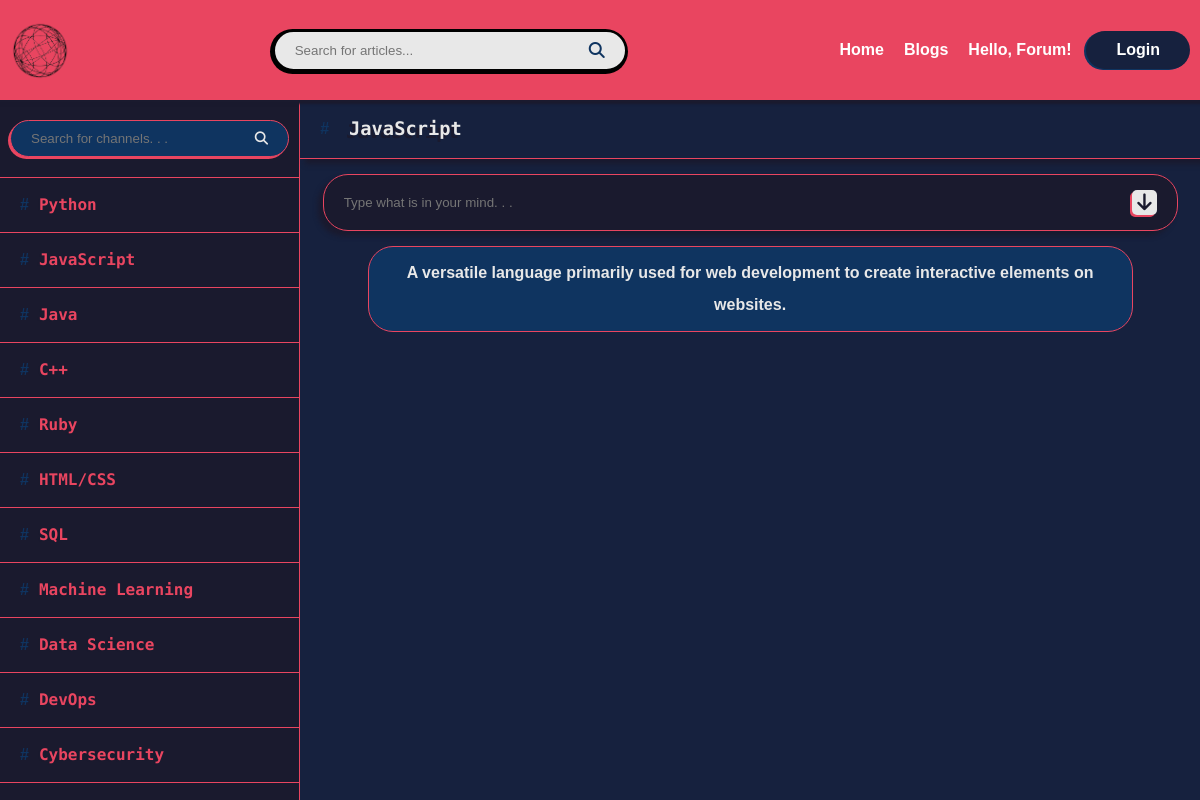
/hello_forum/channel/2/, run on the app's committed database.
### Forum/models.py (models this page shows)
class Channel(models.Model):
    name = models.CharField(max_length=100)
    description = models.TextField(blank=True)
    def __str__(self):
        return self.name

### Forum/views.py (the view, shortened to what this page needs)
# urls.py: path('channel/<int:id>/', views.channel_page, name='channel_page'),
def channel_page(request, id):
    channels = Channel.objects.all()
    current_channel = Channel.objects.get(id=id)
    posts = Post.objects.filter(channel=current_channel)[::-1]
    results = []
    if request.method == 'POST':
        query = request.POST.get('search-channel', '')
        for channel in channels:
            print(channel.name)
            if query.lower() in channel.name.lower():
                results.append(channel)
        context = {
            'current_channel': current_channel,
            'channels': results,
            'posts': posts,
        }
    else:
        context = {
            'current_channel': current_channel,
            'channels': channels,
            'posts': posts,
        }
    return render(request, 'Forum/channel_page.html', context)

### templates/Forum/channel_page.html (shortened to what this page needs)
{% extends 'layout.html' %}  {% block content %}
<div class="content">
  <aside>
    <ul>
      <li class="search">
        <form
          method="POST"
        >
          <input
            type="text"
            name="search-channel"
            placeholder="Search for channels. . ."
          />
          <button value="submit">
            <i class="fa-solid fa-magnifying-glass"></i>
          </button>
        </form>
      </li>
      {% for channel in channels %}
      <li>
        <a href="{% url 'channel_page' channel.id %}">
          <span>#</span>
          <h4>{{channel.name}}</h4>
        </a>
      </li>
      {% endfor %}
    </ul>
  </aside>
  <div class="channel">
    <header class="channel_head">
      <span>#</span>
      <h3>{{current_channel}}</h3>
    </header>
    <div class="post-log">
      <form method="POST" action="{% url 'add_post' current_channel.id %}">
        <div class="input">
          <input
            type="text"
            name="post-content"
            placeholder="Type what is in your mind. . ."
          />
          <button value="submit">
            <i class="fa-solid fa-arrow-down"></i>
          </button>
        </div>
      </form>
      <div class="description">{{current_channel.description}}</div>
    </div>
  </div>
</div>
{% endblock %}

### static/css/styles.css (style rules this page uses)
:root { --main-color: #1a1a2e; --second-color: #16213e; --third-color: #0f3460; --header-color: #e94560; --text-color: #e8e8e8; }
* { margin: 0; padding: 0; box-sizing: border-box; scroll-behavior: smooth; }
body { background-color: var(--second-color); color: var(--text-color); font-family: Arial, sans-serif; }
ul { list-style: none; }
a { text-decoration: none; }
h1, h2, h3, h4, h5, h6 { color: var(--header-color); text-shadow: -3px 3px 0 var(--main-color); width: fit-content; font-family: "Fira Code", monospace; line-height: 1.5; }
header { width: 100%; background-color: var(--header-color); box-shadow: 0 2px 2px 2px var(--main-color); height: 100px; overflow: hidden; transition-duration: 0.5s; position: absolute; top: 0; left: 0; z-index: 103; }

### templates/Forum/channel_page.html (style rules this page uses)
.content { margin-top: 100px; height: calc(100vh - 100px); display: flex; }
aside { background-color: var(--main-color); border-right: 1px solid var(--header-color); width: 400px; height: calc(100vh - 100px); overflow-y: scroll; }
aside ul li { border-bottom: 1px solid var(--header-color); transition-duration: 0.3s; }
aside ul li a { padding: 15px 20px; display: flex; align-items: center; }
aside ul li h4 { transition-duration: 0.3s; text-shadow: -2px 1px 0 var(--main-color); }
aside ul li span { color: var(--third-color); margin-right: 10px; font-weight: 600; transition-duration: 0.3s; }
aside ul li.search { display: flex; justify-content: center; align-items: center; padding: 20px 10px; gap: 10px; }
aside li.search form { display: flex; align-items: center; width: 100%; background-color: var(--third-color); padding: 10px 20px; border-radius: 25px; border: 1px solid var(--header-color); box-shadow: -2px 2px 0 0 var(--header-color); transition-duration: 0.3s; }
aside li.search input, aside li.search button { background-color: transparent; outline: none; border: none; color: var(--text-color); }
aside li.search input { width: 100%; caret-color: var(--header-color); }
aside li.search button { cursor: pointer; }
.channel { width: 100%; height: calc(100vh - 100px); }
.channel_head { background-color: var(--second-color); box-shadow: 5px 5px 5px 0 var(--main-color); border-bottom: 1px solid var(--header-color); height: fit-content; padding: 15px 20px; position: relative; top: 0; left: 0; display: flex; align-items: center; gap: 20px; z-index: 101; }
.channel_head h3 { color: var(--text-color); }
.channel_head span { color: var(--third-color); font-weight: 600; }
.channel .input { background-color: var(--main-color); border: 1px solid var(--header-color); box-shadow: -5px 5px 5px 0 var(--main-color); border-radius: 25px; width: 95%; margin: 15px auto; padding: 15px 20px; display: flex; align-items: center; transition-duration: 0.3s; }
.channel .input input, .channel .input button { outline: none; border: none; background-color: transparent; }
.channel .input input { width: 100%; caret-color: var(--header-color); color: var(--text-color); }
.channel .input button { font-size: 1.2rem; border-radius: 5px; width: 25px; height: 25px; background-color: var(--text-color); color: var(--main-color); box-shadow: -2px 2px 0 0 var(--header-color); cursor: pointer; }
.channel .post-log { height: calc(100% - 60px); overflow-y: scroll; }
.channel .post-log .description { background-color: var(--third-color); border: 1px solid var(--header-color); width: 85%; margin: 10px auto; padding: 10px 30px; text-align: center; border-radius: 25px; line-height: 2; font-weight: 600; }

### data on the page
Channel: name "Python"
Channel: name "JavaScript", description "A versatile language primarily used for web development to create interactive elements on websites."
Channel: name "Java"
Channel: name "C++"
Channel: name "Ruby"
Channel: name "HTML/CSS"
Channel: name "SQL"
Channel: name "Machine Learning"
Channel: name "Data Science"
Channel: name "DevOps"
Channel: name "Cybersecurity"
